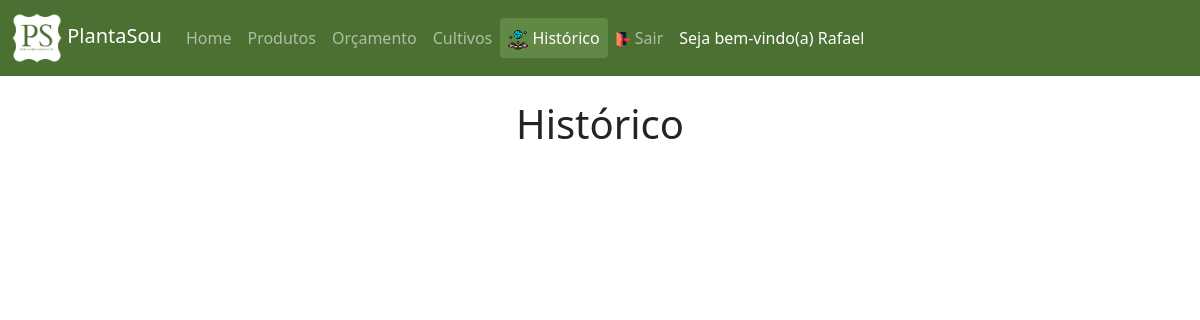
The page /php/historico.php (signed in) on the database as committed earlier.
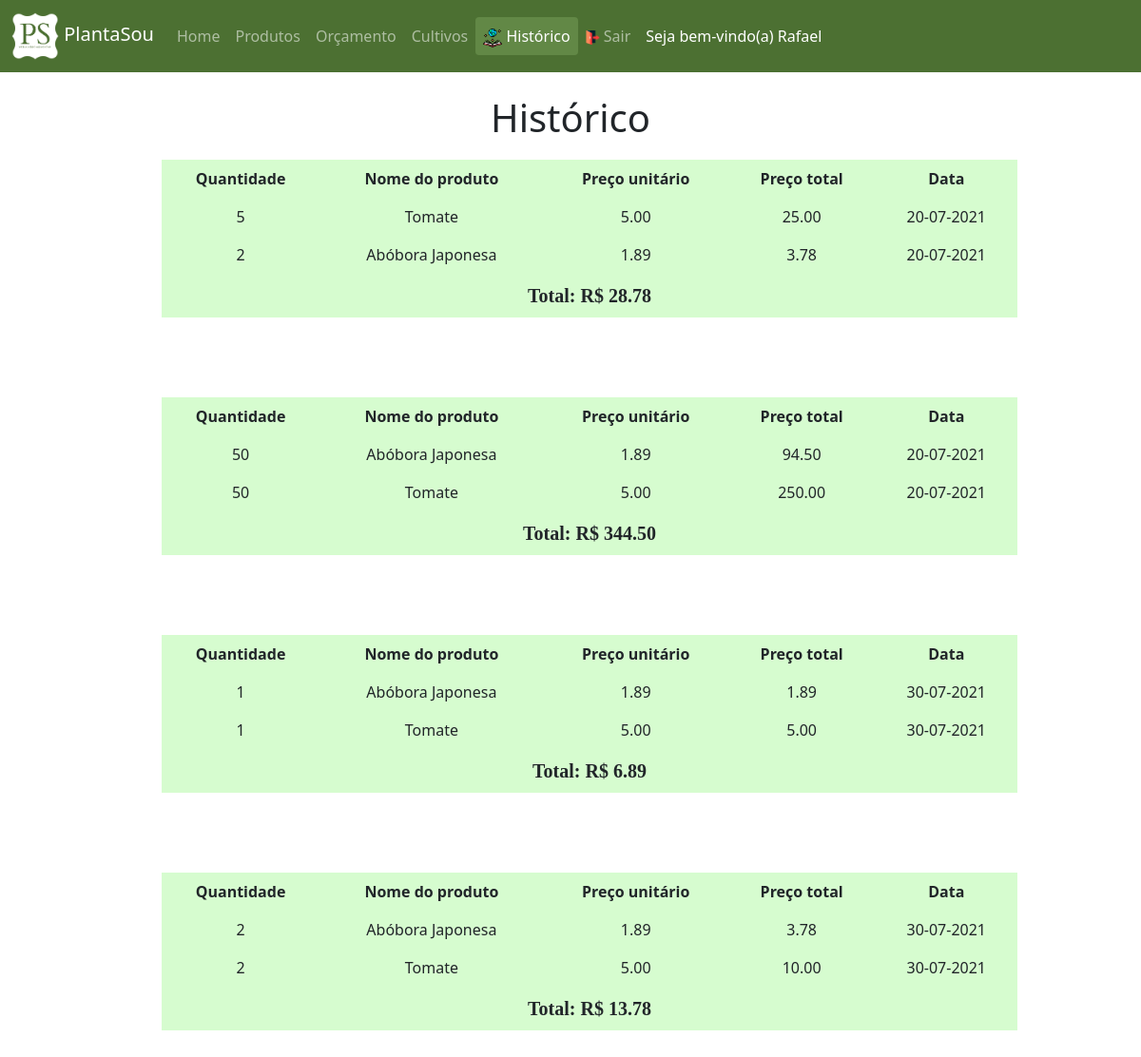
The same page on the database as committed later.
### tables this page shows
CREATE TABLE IF NOT EXISTS `usuario` (
  `cod_usuario` int(11) NOT NULL AUTO_INCREMENT,
  `nome` varchar(50) NOT NULL,
  `senha` varchar(50) NOT NULL,
  `email` varchar(50) NOT NULL,
  PRIMARY KEY (`cod_usuario`)
);

CREATE TABLE IF NOT EXISTS `historico` (
  `cod_historico` int(11) NOT NULL AUTO_INCREMENT,
  `cod_usuario` int(11) NOT NULL,
  `cod_produto` int(11) DEFAULT NULL,
  `quantidade_produto` int(11) DEFAULT NULL,
  `data_` varchar(20) DEFAULT NULL,
  `total` float DEFAULT NULL,
  `cod_tabela` int(11) NOT NULL,
  PRIMARY KEY (`cod_historico`),
  KEY `cod_usuario` (`cod_usuario`),
  KEY `cod_produto` (`cod_produto`)
);

CREATE TABLE IF NOT EXISTS `produto` (
  `cod_produto` int(11) NOT NULL AUTO_INCREMENT,
  `nome` varchar(1000) DEFAULT NULL,
  `vitaminas` varchar(1000) DEFAULT NULL,
  `beneficios` varchar(1000) DEFAULT NULL,
  `preco` float DEFAULT NULL,
  `cod_cultivo` int(255) NOT NULL,
  `imagem` varchar(1000) DEFAULT NULL,
  PRIMARY KEY (`cod_produto`),
  KEY `cod_cultivo` (`cod_cultivo`)
);

### php/historico.php (the view, shortened to what this page needs)
<?php
    if(isset($_COOKIE["USER"])){
        $usuario= $_COOKIE["USER"];
    }
?>
<!DOCTYPE html>
<html lang="pt-br">
<head>
</head>
<body>
    <div class="navbar-custom">
        <nav class="navbar navbar-expand-lg navbar-dark ">
            <div class="media">
                <div class="container-fluid">
                    <div class="collapse navbar-collapse" id="navbarSupportedContent">
                        <a class="navbar-brand plantasou" href="#">
                            <img src="../imgs/logo_new.jpeg" class="align-self-center mr-3 rounded float-right" width="50" height="50" alt="...">
                            PlantaSou
                        </a>
                        <ul class="navbar-nav nav-pills nav-link-color me-auto mb-2 mb-lg-0">
                        <?php
                            if(isset($_COOKIE["USER"])){
                                echo'
                                <li class="nav-item">
                                    <a class="nav-link nav-link-color" href="../php/home_user.php">Home</a>
                                </li>
                                ';
                            }else if(isset($_COOKIE["ADM"])){
                                echo'
                                <li class="nav-item">
                                    <a class="nav-link nav-link-color" href="../php/home_adm.php">Home</a>
                                </li>
                                ';
                            }else{
                                echo'
                                <a class="nav-link nav-link-color" href="../php/index.php">Home</a>
                                ';
                            }
                        ?>
                        <li class="nav-item">
                            <a class="nav-link nav-link-color" href="../php/produtos.php">Produtos</a>
                        </li>
                        <?php
                            if(isset($_COOKIE["USER"])){
                                echo'
                                <li class="nav-item">
                                    <a class="nav-link nav-link-color" href="../php/orcamento.php">Orçamento</a>
                                </li>
                                ';
                            }
                        ?>
                        <li class="nav-item">
                            <a class="nav-link nav-link-color" href="../php/cultivo.php">Cultivos</a>
                        </li>
                        <?php
                            if(isset($_COOKIE["USER"])){
                                echo'
                                <li class="nav-item">
                                    <a class="nav-link nav-link-color active" aria-current="page" href="#"><img src="../imgs/livro.png" width="20" height="20"/> Histórico</a>
                                </li>
                                <li class="nav-item">
                                    <a class="nav-link nav-link-color" href="./logout_user.php"><img src="../imgs/out.png" width="15" height="15"/> Sair</a>
                                </li>
                                ';
                            }else if(isset($_COOKIE["ADM"])){
                                echo'
                                <li class="nav-item">
                                    <a class="nav-link nav-link-color" href="./logout_adm.php"><img src="../imgs/out.png" width="15" height="15"/> Sair</a>
                                </li>
                                ';
                            }
                            if(isset($_COOKIE["USER"]) || isset($_COOKIE["ADM"])){
                                echo'
                                    <li class="nav-item">
                                        <a class="nav-link nav-link-color active_usuario">Seja bem-vindo(a) ';
                                            if(isset($_COOKIE["USER"])){
                                                include('../inc/conexao.php');
                                                $sql="SELECT nome FROM usuario WHERE cod_usuario=$usuario";
                                                $query=mysqli_query($con, $sql);
                                                if(mysqli_num_rows($query)>0){
                                                    while(($nome=mysqli_fetch_assoc($query))!=NULL){
                                                        echo $nome['nome'];
                                                    }
                                                }
                                            }
                                            elseif(isset($_COOKIE["ADM"])){
                                                echo "Administrador(a)";
                                            }
                                echo'
                                        </a>
                                    </li>';
                            }
                            ?>
                        </ul>
                    </div>
                </div>
            </div>
        </nav>
    </div>
    <br>
    <h1 class="centro">Histórico</h1>
    <?php
        include("../inc/conexao.php");
        include("../inc/conexao_pdo.php");
        $stmt=$conPDO->query("SELECT cod_tabela FROM historico GROUP BY cod_tabela");
        $number=$stmt->rowCount();
        for ($i=1; $i <= $number; $i++) {
            $sql="SELECT * FROM historico h INNER JOIN produto p ON h.cod_produto=p.cod_produto WHERE cod_usuario=$usuario AND cod_tabela=$i";
            $query=mysqli_query($con, $sql);
            $preco_final=0;
            if(mysqli_num_rows($query)>0){
                echo'
                <table class="table table-borderless tabela w-75 p-3">
                    <thead>
                        <tr class="centro">
                            <th>Quantidade</th>
                            <th>Nome do produto</th>
                            <th>Preço unitário</th>
                            <th>Preço total</th>
                            <th>Data</th>
                        </tr>
                    </thead>
                ';
                while(($historico_user=mysqli_fetch_assoc($query))!=NULL){
                    echo '
                        <tbody>
                            <tr class="centro">
                                <td>'.$historico_user["quantidade_produto"].'</td>
                                <td>'.$historico_user["nome"].'</td>
                                <td>'.number_format($historico_user["preco"],2).'</td>
                                <td>'.number_format($historico_user["total"],2).'</td>
                                <td>'.$historico_user["data_"].'</td>
                            </tr>
                        </tbody>
                    ';
                    $preco_final+=$historico_user["total"];
            }
            echo'
                    <tfoot>
                        <tr class="centro font">
                            <th colspan="5">Total: R$ '.number_format($preco_final,2).'</th>
                        </tr>
                    </tfoot>
                </table>';
            }
            echo '<br><br>';
        }
    ?>
<?php
    include "./cadastro_produto.php";
?>
<link rel="stylesheet" href="../css/estilo.css">
<link rel="stylesheet" type="text/css" href="//netdna.bootstrapcdn.com/bootstrap/5.0.1/css/bootstrap.min.css">
</body>
</html>

### php/cadastro_produto.php (shortened to what this page needs)
<!DOCTYPE html>
<html lang="pt-BR">
<head>
        <link rel="stylesheet" type="text/css" media="screen" href="../css/bootstrap.min.css" />
        <link rel="stylesheet" href="../css/estilo.css">
</head>
<body>
</body>
</html>

### css/estilo.css (style rules this page uses)
body, html { height: 100%; }
td { border: 5px solid transparent; background-clip: padding-box; }
.navbar-custom { background-color: #4c7032; }
a { color: green; }
.active { background-color:#000000; }
.nav-pills > li > a.active { background-color: rgb(98, 136, 70) !important; color: #ffffff !important; }
.nav-link-color { color: #ffffff; font-size: 16px; }
.font { font-size: 20px; font-family: calibri; }
.plantasou { font-size: 22px; }
.tabela { margin-top: 20px; margin-left: 170px; background-color: #d6fccf; }
.centro { text-align: center; }
a:link { text-decoration: none; }
.active_usuario { background-color: #4c7032 !important; color: #ffffff !important; }

Rows that differ between the two databases and show on the page:
now on this page (row edited): historico: quantidade_produto "5", cod_produto.nome "Tomate", cod_produto.preco "5.00", total "25.00", data_ "20-07-2021", shown under "28.78"
added historico: quantidade_produto "2", cod_produto.nome "Abóbora Japonesa", cod_produto.preco "1.89", total "3.78", data_ "20-07-2021", shown under "28.78"
now on this page (row edited): historico: quantidade_produto "50", cod_produto.nome "Abóbora Japonesa", cod_produto.preco "1.89", total "94.50", data_ "20-07-2021", shown under "344.50"
now on this page (row edited): historico: quantidade_produto "50", cod_produto.nome "Tomate", cod_produto.preco "5.00", total "250.00", data_ "20-07-2021", shown under "344.50"
added historico: quantidade_produto "1", cod_produto.nome "Abóbora Japonesa", cod_produto.preco "1.89", total "1.89", data_ "30-07-2021", shown under "6.89"
added historico: quantidade_produto "1", cod_produto.nome "Tomate", cod_produto.preco "5.00", total "5.00", data_ "30-07-2021", shown under "6.89"
added historico: quantidade_produto "2", cod_produto.nome "Abóbora Japonesa", cod_produto.preco "1.89", total "3.78", data_ "30-07-2021", shown under "13.78"
added historico: quantidade_produto "2", cod_produto.nome "Tomate", cod_produto.preco "5.00", total "10.00", data_ "30-07-2021", shown under "13.78"
Other text that changed with them:
new list line: "Quantidade Nome do produto Preço unitário Preço total Data Total: R$ 28.78"
new list line: "Quantidade Nome do produto Preço unitário Preço total Data Total: R$ 344.50"
new list line: "Quantidade Nome do produto Preço unitário Preço total Data Total: R$ 6.89"
new list line: "Quantidade Nome do produto Preço unitário Preço total Data Total: R$ 13.78"
